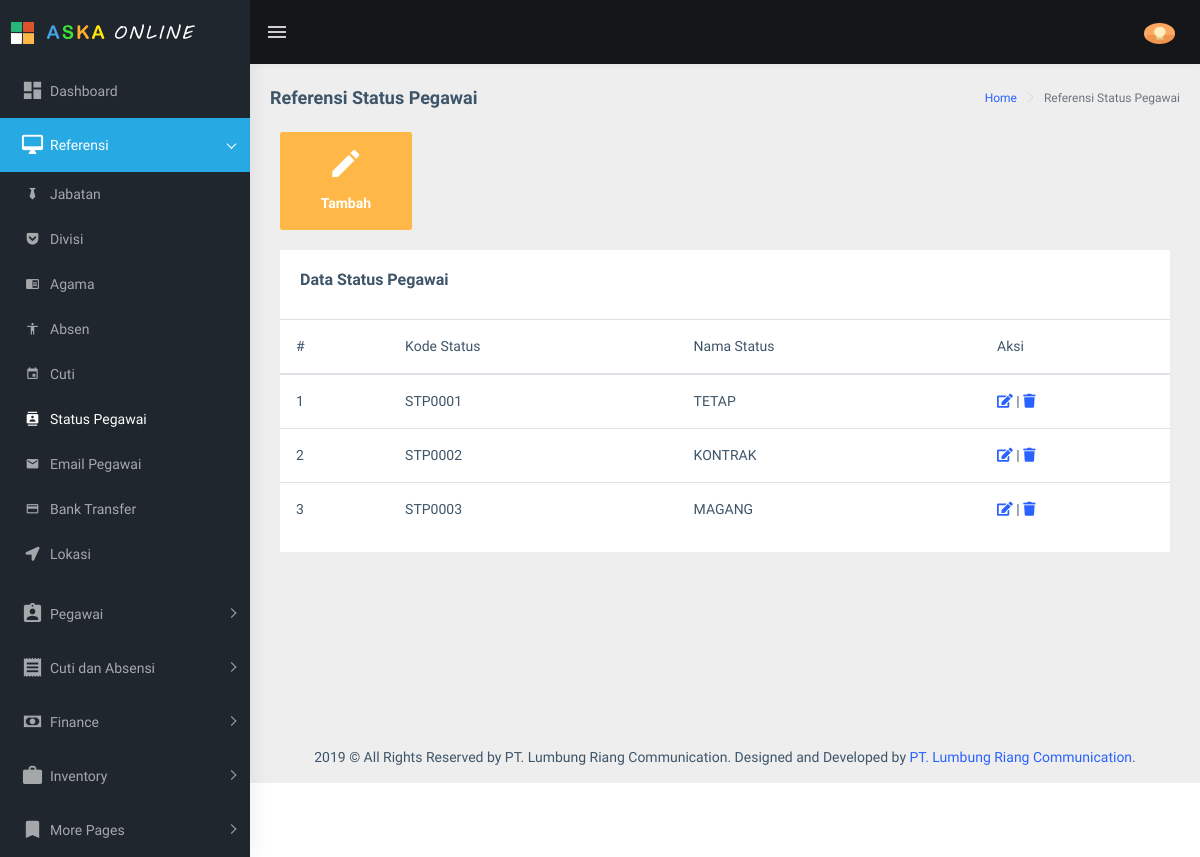
Page /?view=status-pegawai&id=9973846hupa&name=pegaaplication&statusPegawai (signed in) on the earlier database version.
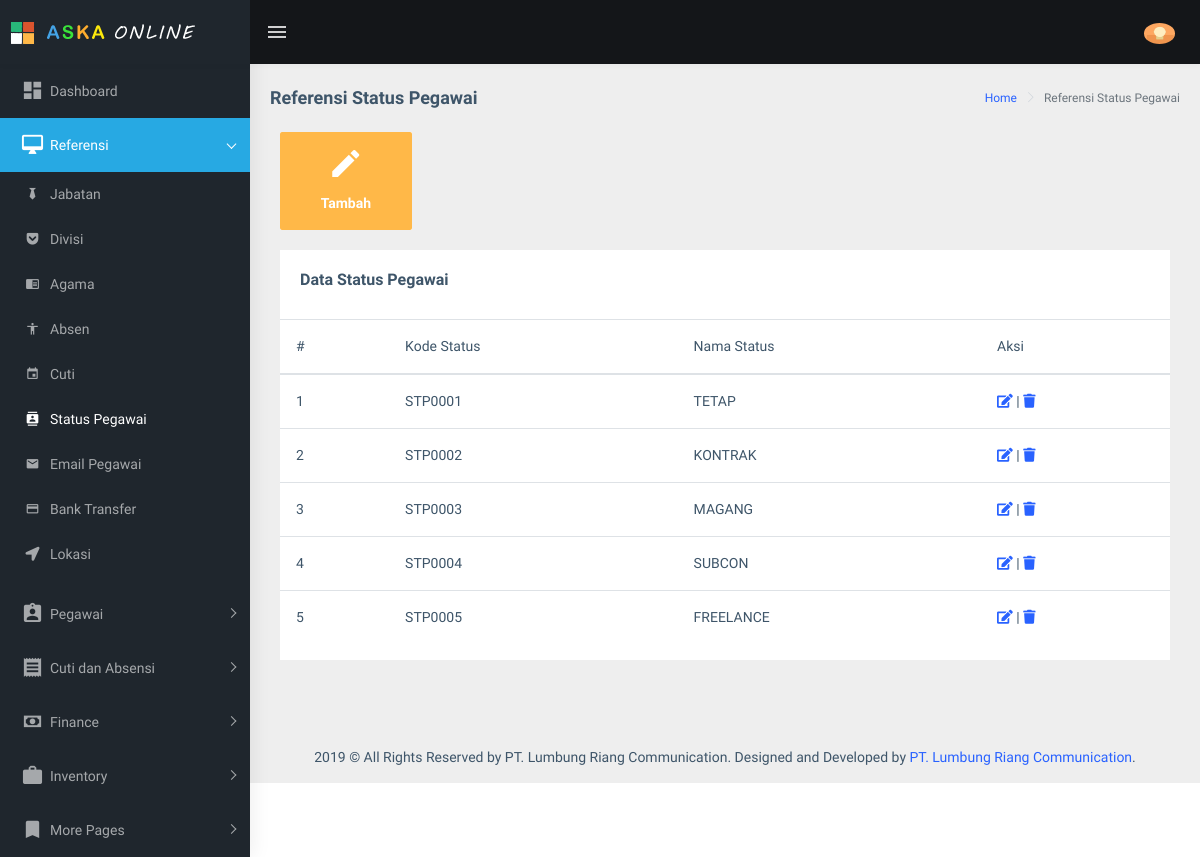
Same page on the later database version.
### tables this page shows
CREATE TABLE `tbl_data_status_pegawai` (
  `kode_status` varchar(20) NOT NULL,
  `nama_status` text NOT NULL
);

### reF/status-pegawai.php (the view, shortened to what this page needs)
<?php include ('config_config_cs/fungsi_no_otomatis_status-pegawai.php'); ?>
    <link rel="stylesheet" type="text/css" href="assets/libs/select2/dist/css/select2.min.css">
    <link rel="stylesheet" type="text/css" href="assets/libs/jquery-minicolors/jquery.minicolors.css">
    <link rel="stylesheet" type="text/css" href="assets/libs/bootstrap-datepicker/dist/css/bootstrap-datepicker.min.css">
    <link rel="stylesheet" type="text/css" href="assets/libs/quill/dist/quill.snow.css">
    <link rel="stylesheet" type="text/css" href="assets/extra-libs/multicheck/multicheck.css">
    <link href="assets/libs/datatables.net-bs4/css/dataTables.bootstrap4.css" rel="stylesheet">
    <link href="assets/libs/toastr/build/toastr.min.css" rel="stylesheet">
    <link href="dist/css/style.min.css" rel="stylesheet">
            <div class="container-fluid">
                <div class="row">
                    <div class="col-md-6 col-lg-2 col-xlg-3">
                        <a href="&mod=add" data-toggle="modal" data-target="#Modal1">
                            <div class="card card-hover">
                                <div class="box bg-warning text-center">
                                        <h1 class="font-light text-white"><i class="mdi mdi-pencil"></i></h1>
                                        <h6 class="text-white">Tambah</h6>
                                </div>
                            </div>
                        </a>
                    </div>
                </div>
                <div class="row">
                    <div class="col-12">
                        <div class="card">
                            <div class="card-body">
                                <h5 class="card-title m-b-0">Data Status Pegawai</h5>
                            </div>
                            <table class="table">
                                  <thead>
                                    <tr>
                                      <th scope="col">#</th>
                                      <th scope="col">Kode Status</th>
                                      <th scope="col">Nama Status</th>
                                      <th scope="col">Aksi</th>
                                    </tr>
                                  </thead>
                                  <tbody>
                                    <?php
                                        $q_bagian   = mysqli_query($connect, "SELECT * FROM tbl_data_status_pegawai ORDER BY kode_status ASC") or die (mysqli_error($connect));
                                        $j_data     = mysqli_num_rows($q_bagian);
                                        if ($j_data == 0) {
                                            echo "<tr><td id='tengah' colspan='4' align='center'>-- Tidak Ada Data --</td></tr>";
                                        } else {
                                            $no = 1;
                                            while ($a_bag = mysqli_fetch_array($q_bagian)) { ?>
                                                <td id='tengah'><?php echo $no; ?></td>
                                                <td><?php echo $a_bag[0]; ?></td>
                                                <td><?php echo $a_bag[1]; ?></td>
                                                <td id='tengah'>
                                                <a href="#<?php echo $a_bag[0];?>" data-toggle="modal" title="Edit Data" data-target="#myModal<?php echo $a_bag[0];?>"><span class="fa fa-edit"></span></a> |
                                                <a href=
                                                "config_config_cs/del-status-pegawai-con.php?id=<?php echo $a_bag[0]; ?>" title="Hapus Data" onclick='/return konfirmasi("
                                                Menghapus data<?php echo $a_bag[1];?>")'><span class='fa fa-trash'></span></a>
                                            <?php
                                                $no++;
                                            }
                                        }
                                    ?>
                                  </tbody>
                            </table>
                        </div>
            </div>
        </div>
    </div>

Differences in the rows shown:
added tbl_data_status_pegawai: kode_status "STP0004", nama_status "SUBCON"
added tbl_data_status_pegawai: kode_status "STP0005", nama_status "FREELANCE"
